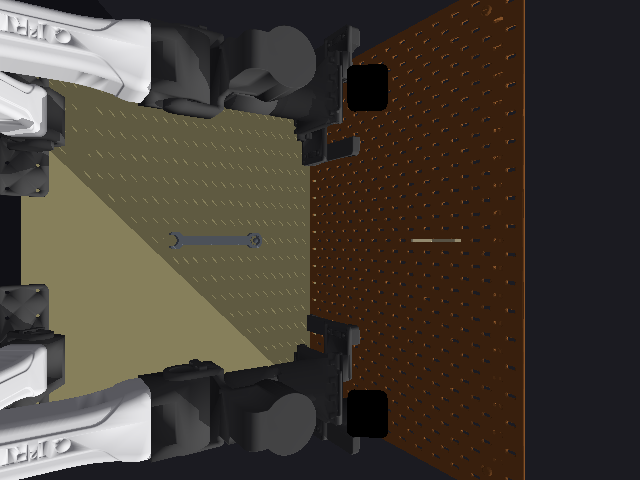
#> input picture tasks/tool_hanging/graphs/gap_perception/perception_examples/wrench/01_overhead_rgb.png, 640 x 480 px; the run also reads 1 picture not shown here
$ python generate_figures.py
#> lines starting #> are read from the running program, lines starting #| are printed output that depends on the picture; after the words box and inside, x2 and y2 are one past the last pixel; in counts of white or black regions, pixels touching at a corner belong together
"""Regenerate explanatory figures from the saved GaP trace artifacts."""

from pathlib import Path
import json

import matplotlib.pyplot as plt
from matplotlib.patches import Rectangle
import numpy as np
from PIL import Image


ROOT = Path(__file__).parent


def image(name):
#> called with name = '01_overhead_rgb.png'
    return np.asarray(Image.open(ROOT / name).convert("RGB"))
#> returned value is the input picture: shape (480, 640, 3); mean R, G, B 70.7, 63, 53.7


def mask(name):
#> called with name = '02_sam3_wrench_mask.png'
    return np.asarray(Image.open(ROOT / name).convert("L")) > 0
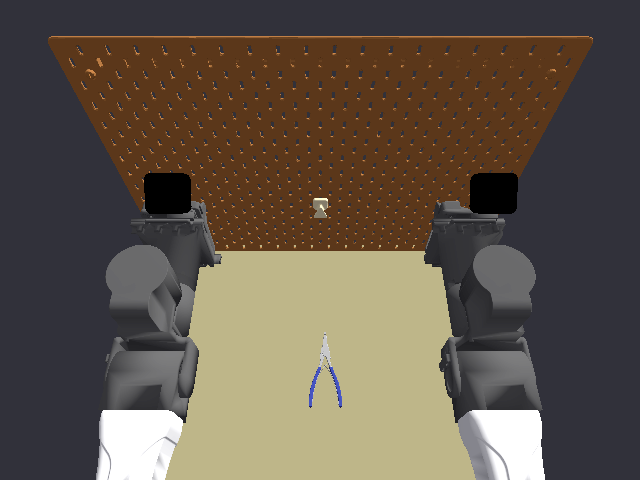
#> input picture benchmark/tool_hanging/easy/images/toolhanging-easy-hangpliers-001.png, 640 x 480 px, given in place of 02_sam3_wrench_mask.png, which was not available
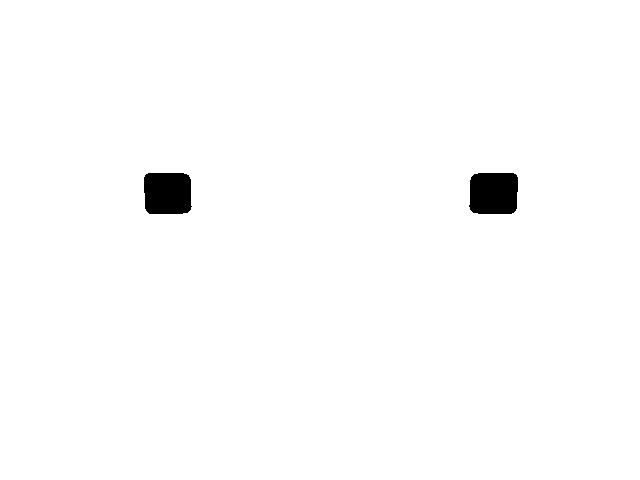
#> returned value: shape (480, 640) bool; 98.8% white; 2 black regions, box (x1, y1, x2, y2) and area: (469, 173, 518, 214) 1894, (144, 173, 192, 214) 1857
#> call 2 of mask, with name = '03_sam3_ring_mask.png'
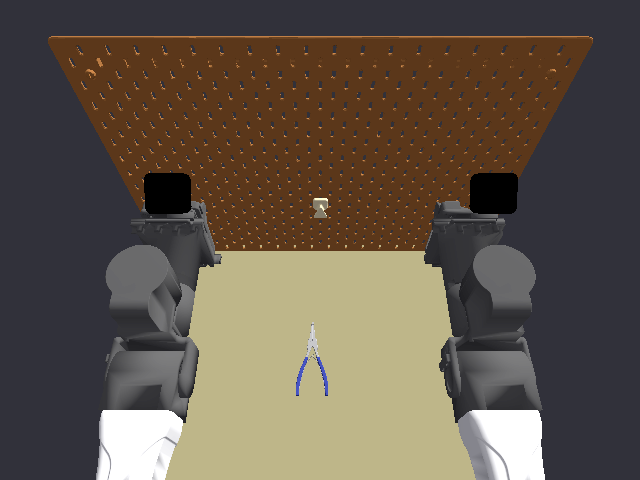
#> input picture benchmark/tool_hanging/easy/images/toolhanging-easy-hangpliers-002.png, 640 x 480 px, given in place of 03_sam3_ring_mask.png, which was not available


def overlay(rgb, binary, color):
    result = rgb.astype(float).copy()
    result[binary] = 0.45 * result[binary] + 0.55 * np.asarray(color)
    return result.astype(np.uint8)
#> returned value: shape (480, 640, 3)


def save_target_pipeline():
    rgb = image("01_overhead_rgb.png")
    wrench = mask("02_sam3_wrench_mask.png")
    ring = mask("03_sam3_ring_mask.png")
    fig, axes = plt.subplots(1, 3, figsize=(15, 4.2), constrained_layout=True)
    items = [
        (rgb, "1. Overhead RGB-D camera\n(RGB shown)"),
        (overlay(rgb, wrench, [30, 220, 70]), "2. SAM3: adjustable wrench\nscore 0.844"),
        (overlay(rgb, ring, [255, 60, 40]), "3. SAM3: circular ring end\nscore 0.766"),
    ]
#> in overlay (call 2), `result[binary] = 0.45 * result[binary] + 0.55 * np.asarray(color)`:
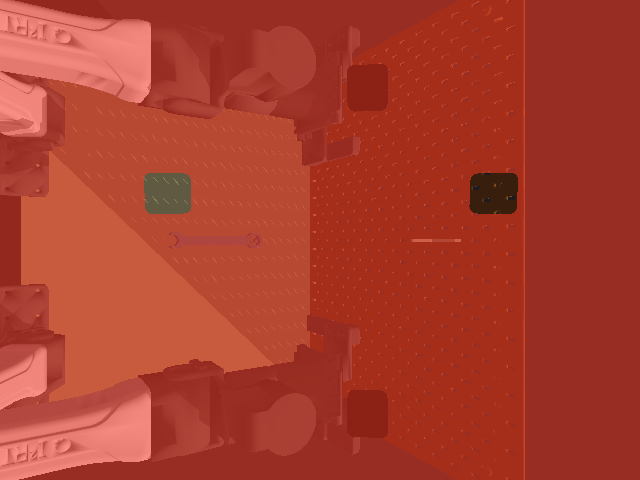
#> result: shape (480, 640, 3) float64; mean R, G, B 170.9, 61.3, 46.2
    for ax, (data, title) in zip(axes, items):
        ax.imshow(data)
        ax.set_title(title)
        ax.axis("off")
#> this loop made 3 passes
    fig.savefig(ROOT / "figure_1_wrench_and_ring_pipeline.png", dpi=180)
    plt.close(fig)


def save_hook_candidates():
    rgb = image("04_fixture_rgb.png")
    detections = json.loads((ROOT / "05_grounding_dino_hook_detections.json").read_text())["detections"]
#> (reads tasks/tool_hanging/graphs/gap_perception/perception_examples/wrench/05_grounding_dino_hook_detections.json from the repository)
    fig, ax = plt.subplots(figsize=(10, 7.5), constrained_layout=True)
    ax.imshow(rgb)
    for i, detection in enumerate(detections):
        b = detection["box"]
        selected = i == 4
        color = "lime" if selected else "red"
        ax.add_patch(Rectangle((b["x1"], b["y1"]), b["x2"] - b["x1"], b["y2"] - b["y1"], fill=False, lw=3 if selected else 1.5, ec=color))
        ax.text(max(0, b["x1"]), max(10, b["y1"] - 4), f"#{i} {detection['score']:.3f}" + (" SELECTED" if selected else ""), color=color, fontsize=9, bbox={"facecolor": "black", "alpha": .65, "pad": 2})
    ax.set_title("Grounding DINO hook proposals\nred = rejected by shape/depth; green = thin depth-consistent hook")
    ax.axis("off")
    fig.savefig(ROOT / "figure_2_dino_hook_candidate_filtering.png", dpi=180)
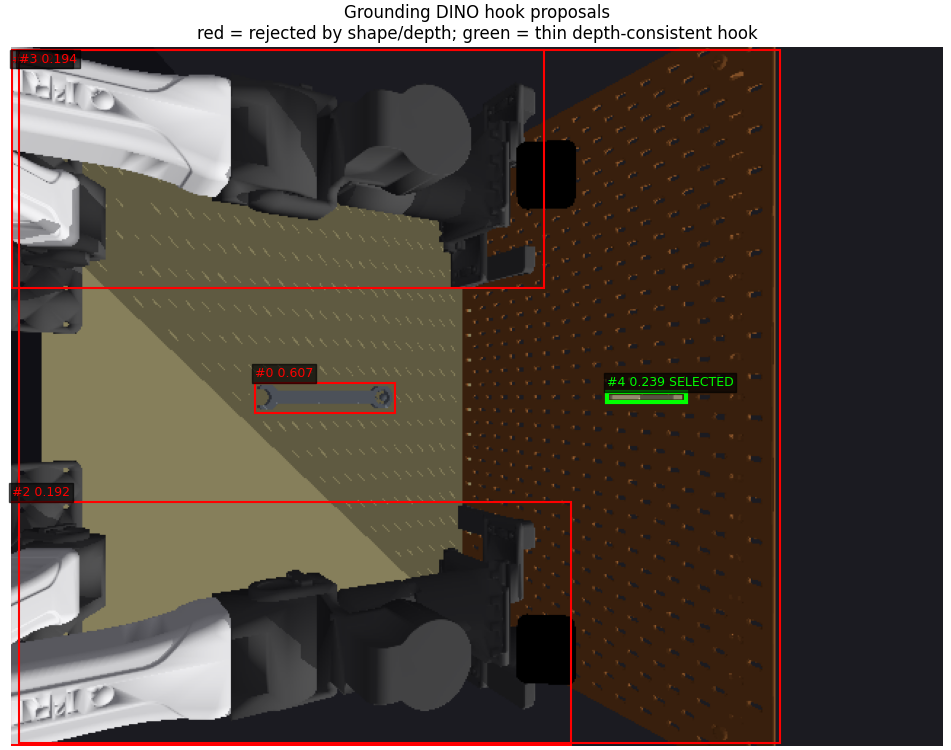
#> figure drawn by matplotlib, 1 panel
    plt.close(fig)


def save_depth_geometry():
    ring = np.load(ROOT / "07_ring_points_world.npz")["positions"]
#> (reads tasks/tool_hanging/graphs/gap_perception/perception_examples/wrench/07_ring_points_world.npz from the repository)
    roi = np.load(ROOT / "08_hook_roi_points_world.npz")["positions"]
#> (reads tasks/tool_hanging/graphs/gap_perception/perception_examples/wrench/08_hook_roi_points_world.npz from the repository)
    board_x = np.percentile(roi[:, 0], 80)
    hook = roi[roi[:, 0] < board_x - .003]
    cutoff = np.percentile(hook[:, 0], 5)
    tip_points = hook[hook[:, 0] <= cutoff]
    tip = np.median(tip_points, axis=0)
    ring_center = np.median(ring, axis=0)

    fig, axes = plt.subplots(1, 2, figsize=(13, 5), constrained_layout=True)
    axes[0].scatter(ring[:, 0], ring[:, 1], s=10, alpha=.65, label="ring mask depth points")
    axes[0].scatter(ring_center[0], ring_center[1], s=140, marker="x", linewidths=3, c="red", label="coordinate-wise median")
    axes[0].set_title(f"Ring 3D center from RGB-D ({len(ring)} points)")
    axes[0].set_xlabel("world X (m)")
    axes[0].set_ylabel("world Y (m)")
    axes[0].axis("equal")
    axes[0].legend()

    axes[1].scatter(roi[:, 0], roi[:, 2], s=9, alpha=.18, c="gray", label="all DINO-box depth points")
    axes[1].scatter(hook[:, 0], hook[:, 2], s=12, alpha=.65, c="dodgerblue", label=">3 mm in front of board")
    axes[1].scatter(tip_points[:, 0], tip_points[:, 2], s=20, c="orange", label="foremost 5%")
    axes[1].scatter(tip[0], tip[2], s=150, marker="x", linewidths=3, c="red", label="median hook tip")
    axes[1].axvline(board_x, ls="--", c="black", label="80th-percentile board plane")
    axes[1].set_title(f"Hook tip from calibrated depth ({len(roi)} ROI points)")
    axes[1].set_xlabel("world X (m): toward robot is decreasing X")
    axes[1].set_ylabel("world Z (m)")
    axes[1].legend(fontsize=8)
    fig.savefig(ROOT / "figure_3_rgbd_ring_and_hook_geometry.png", dpi=180)
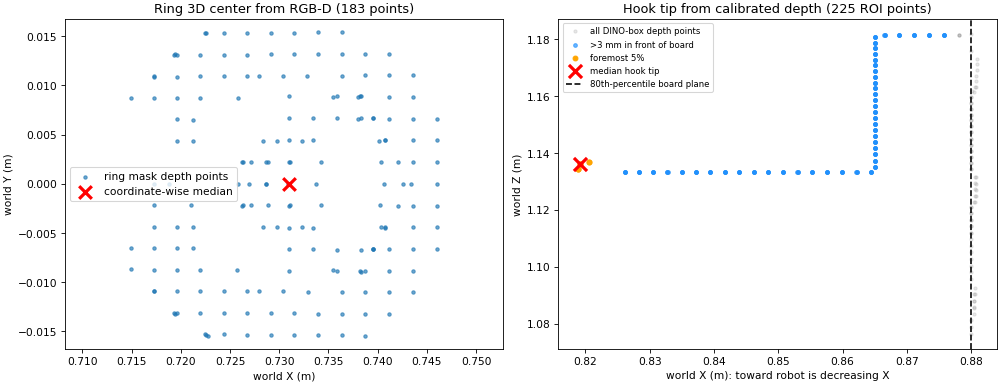
#> figure drawn by matplotlib, 2 panels
    plt.close(fig)


def save_feature_in_hand():
    rgb = image("09_wrist_rgb_after_grasp.png")
#> call 3 of image, with name = '09_wrist_rgb_after_grasp.png'
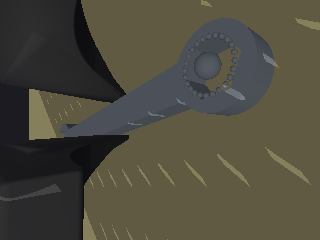
#> input picture tasks/tool_hanging/graphs/gap_perception/perception_examples/wrench/09_wrist_rgb_after_grasp.png, 320 x 240 px
#> in image, returned value is the input picture: shape (240, 320, 3); mean R, G, B 77.4, 75, 61.4
    ring_mask = mask("10_wrist_ring_mask.png")
    result = json.loads((ROOT / "11_ring_in_hand_result.json").read_text())["ring_in_hand"]["position"]
#> (reads tasks/tool_hanging/graphs/gap_perception/perception_examples/wrench/11_ring_in_hand_result.json from the repository)
    fig, axes = plt.subplots(1, 2, figsize=(13, 5.2), constrained_layout=True)
    axes[0].imshow(overlay(rgb, ring_mask, [255, 60, 40]))
    axes[0].set_title("Wrist camera after grasp\nSAM3 ring mask, score 0.680")
    axes[0].axis("off")

    axes[1].axis("off")
    axes[1].text(.5, .90, "Feature-in-hand transform", ha="center", fontsize=18, weight="bold")
    axes[1].text(.5, .72, r"$T_{hand,ring}=T_{world,hand}^{-1}T_{world,ring}$", ha="center", fontsize=19)
    axes[1].annotate("world-frame ring center\nfrom wrist mask + depth", xy=(.47, .56), xytext=(.08, .56), arrowprops={"arrowstyle": "->", "lw": 2}, ha="center")
    axes[1].annotate("current hand pose\nfrom robot.get_ee_pose", xy=(.53, .56), xytext=(.90, .56), arrowprops={"arrowstyle": "->", "lw": 2}, ha="center")
    axes[1].text(.5, .38, "Saved ring position in hand coordinates:", ha="center", fontsize=12)
    axes[1].text(.5, .27, f"x={result['x']*1000:.1f} mm,  y={result['y']*1000:.1f} mm,  z={result['z']*1000:.1f} mm", ha="center", fontsize=14, family="monospace", bbox={"facecolor": "#eaf4ff", "edgecolor": "#2878b5", "pad": 8})
    axes[1].text(.5, .08, "After the hand moves:  T_world,ring = T_world,hand · T_hand,ring", ha="center", fontsize=12)
    fig.savefig(ROOT / "figure_4_feature_in_hand_mapping.png", dpi=180)
    plt.close(fig)


if __name__ == "__main__":
    save_target_pipeline()
    save_hook_candidates()
    save_depth_geometry()
#> (the run stopped early here; a loop or call above may not have finished)
